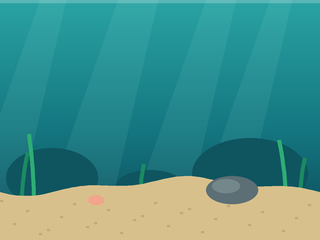
#> input picture art/tanks/tank-0.png, 320 x 240 px; its folder holds 4 pictures in this run
$ python generate_decor.py
#> lines starting #> are read from the running program, lines starting #| are printed output that depends on the picture
"""Refresh the ornament contact sheet from the ten finished sprites."""
from pathlib import Path

from PIL import Image

ROOT = Path(__file__).resolve().parents[2]
CELL_W, ROW_H = 52, 64


def main():
    art = ROOT / "art"
    directory = art / "decor"
    preview = Image.new("RGB", (10 * CELL_W, 4 * ROW_H))
#> preview: PIL image 520x256 RGB; every value is 0
    for row in range(4):
        with Image.open(art / "tanks" / f"tank-{row}.png") as tank:
#> tank is the input picture: PIL image 320x240 RGB; mean R, G, B 72.6, 145.2, 138.4
            backdrop = tank.crop((0, 129, 320, 193)).resize((preview.width, ROW_H))
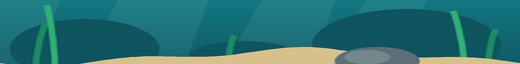
#> backdrop: PIL image 520x64 RGB; mean R, G, B 42.1, 113.9, 115.8
        preview.paste(backdrop, (0, row * ROW_H))
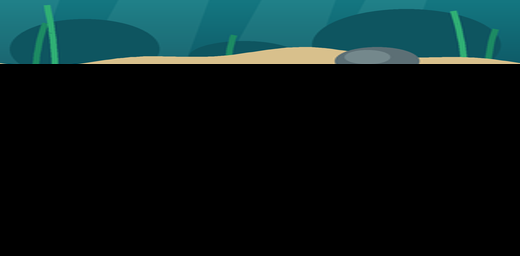
#> preview: PIL image 520x256 RGB; mean R, G, B 10.5, 28.5, 29
#> pass 2 of the loop in main, `for row in range(4):`:
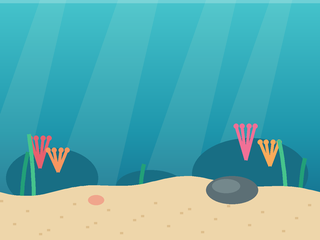
#> input picture art/tanks/tank-1.png, 320 x 240 px
#> in main, tank is the input picture: PIL image 320x240 RGB; mean R, G, B 95.7, 173.5, 174.5
#> in main, `backdrop = tank.crop((0, 129, 320, 193)).resize((preview.width, ROW_H))`:
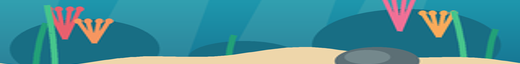
#> backdrop: PIL image 520x64 RGB; mean R, G, B 67.6, 140.8, 150.3
#> in main, `preview.paste(backdrop, (0, row * ROW_H))`:
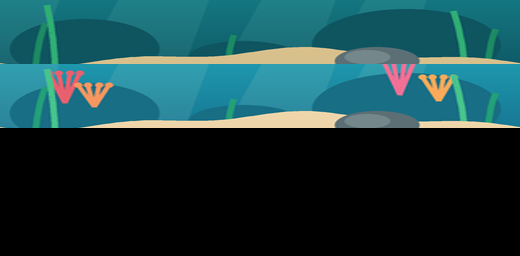
#> preview: PIL image 520x256 RGB; mean R, G, B 27.4, 63.7, 66.5
#> pass 3 of the loop in main, `for row in range(4):`:
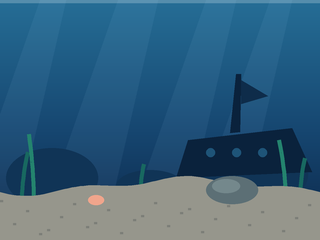
#> input picture art/tanks/tank-2.png, 320 x 240 px
#> in main, tank is the input picture: PIL image 320x240 RGB; mean R, G, B 56.8, 98, 125.3
#> in main, `backdrop = tank.crop((0, 129, 320, 193)).resize((preview.width, ROW_H))`:
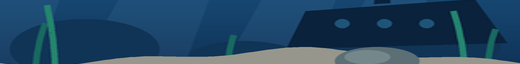
#> backdrop: PIL image 520x64 RGB; mean R, G, B 34.6, 69.8, 97.5
#> in main, `preview.paste(backdrop, (0, row * ROW_H))`:
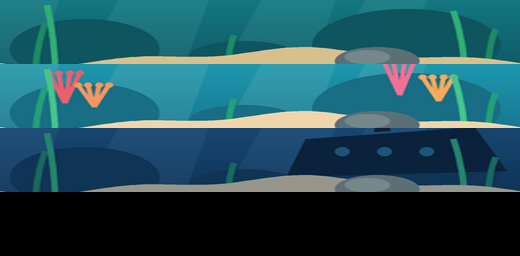
#> preview: PIL image 520x256 RGB; mean R, G, B 36.1, 81.1, 90.9
#> the loop made 4 passes; the first 3 are shown
    for index in range(10):
#> (the run stopped early here; a loop or call above may not have finished)
